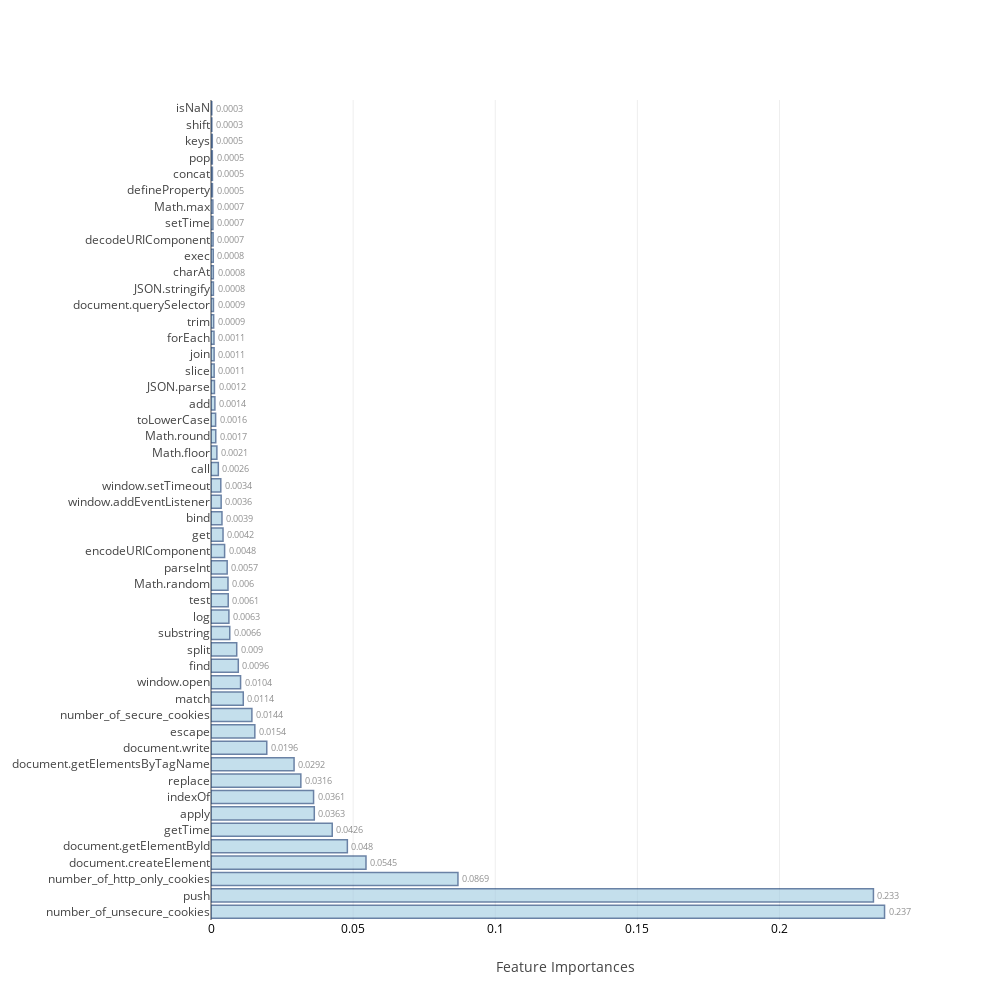
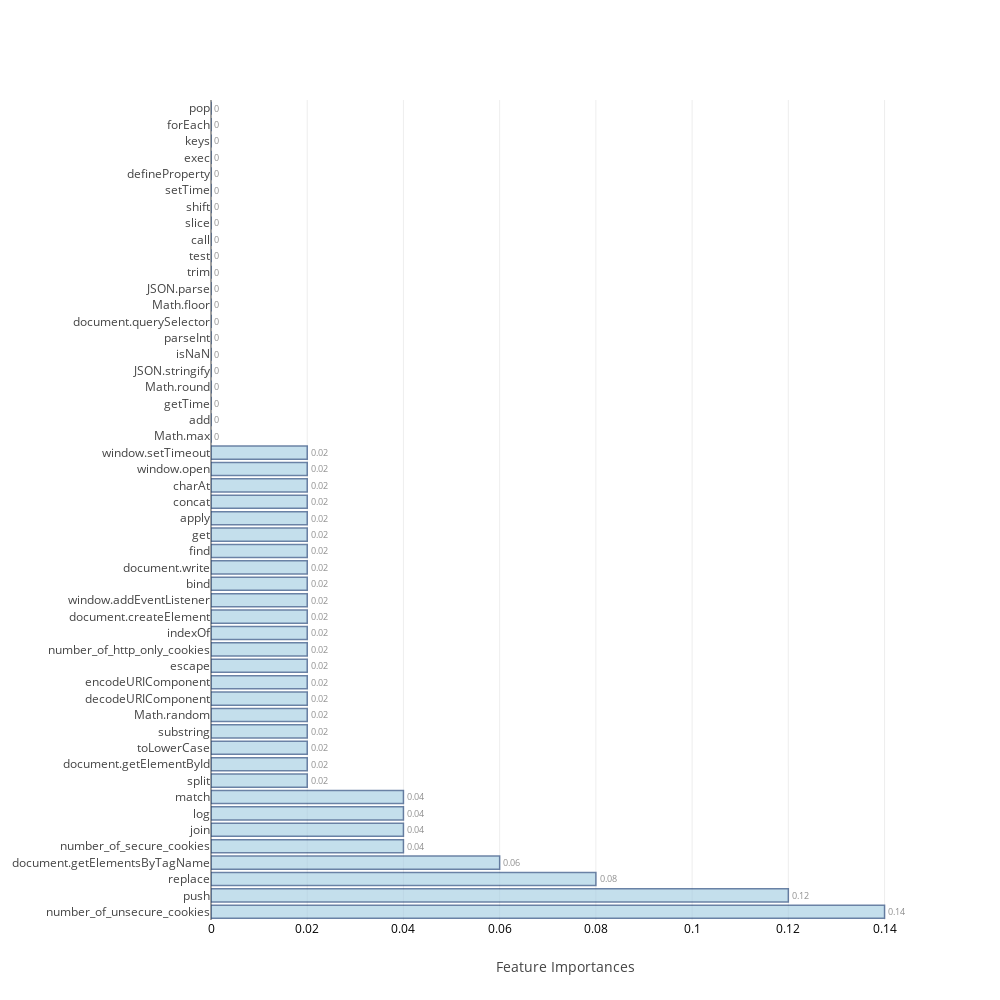
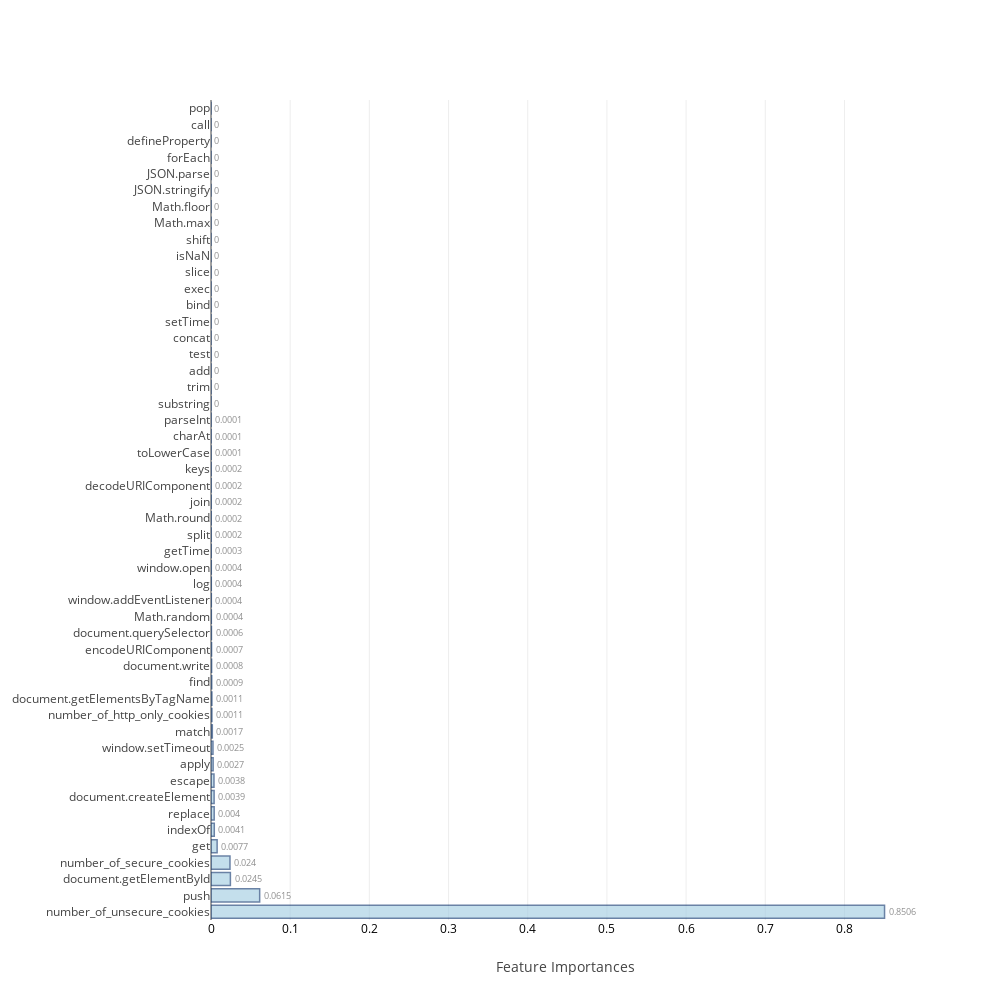
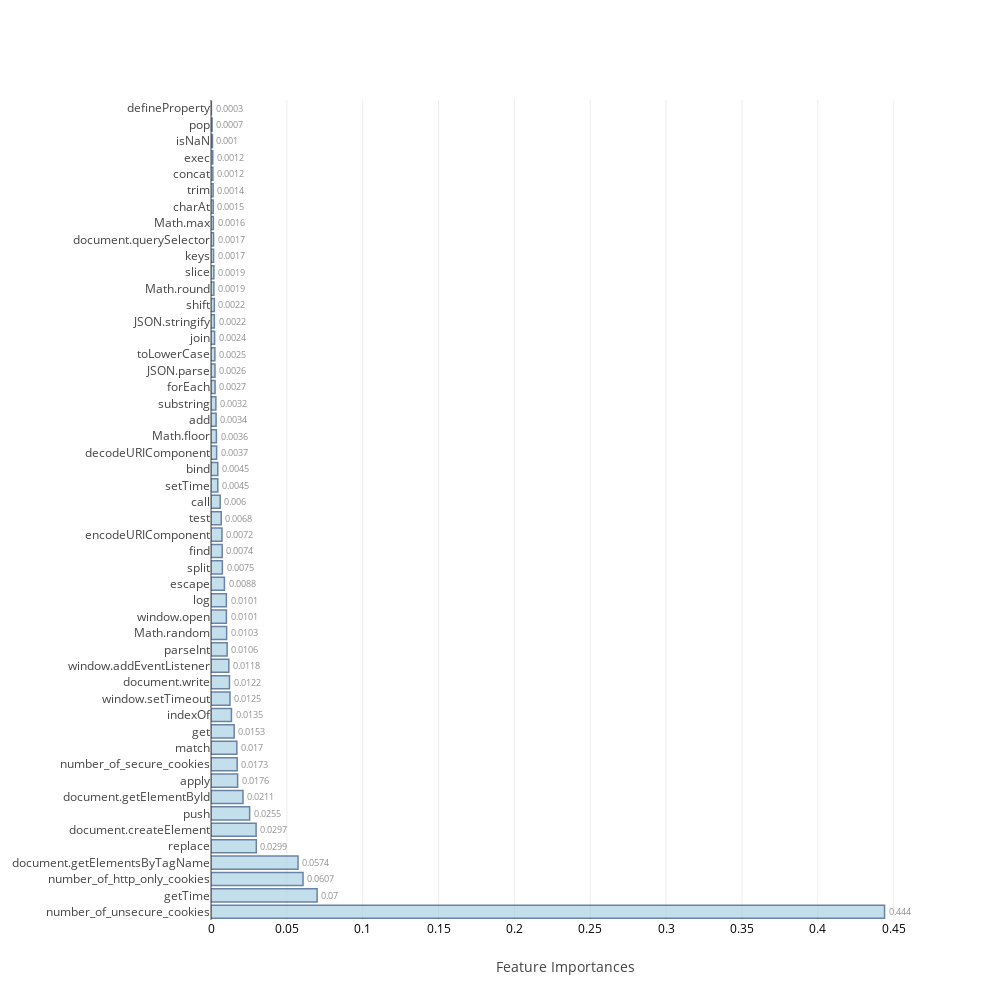

Notebook code cell kept with these figures, in order:
### Code cell
feat_imp=[None]*4
j=0
for i in range(0,8):
    if i>=2 and i<=5:
        model,cm_train,cm_test,acc_train,acc_test,roc_auc,feat_imp[j]=f[i](X_train,Y_train,X_test,Y_test,columns)
        j=j+1
    else:
        model,cm_train,cm_test,acc_train,acc_test,roc_auc=f[i](X_train,Y_train,X_test,Y_test)
    table_80_50_train.loc[i]=   ([acc_train,cm_train.TP,cm_train.TN,cm_train.FP,cm_train.FN,cm_train.FPR,cm_train.FNR])
    table_80_50_test.loc[i] =   ([acc_test ,cm_test.TP, cm_test.TN, cm_test.FP, cm_test.FN, cm_test.FPR, cm_test.FNR,roc_auc])
    print("\n")

### Figure 1 — Plotly figure (JSON) as saved in the notebook; plotly's stock layout.template omitted (floating-point values rounded to 4 significant figures)
{"data": [{"marker": {"color": "rgb(158,202,225)", "line": {"color": "rgb(8,48,107)", "width": 1.5}}, "opacity": 0.6, "orientation": "h", "text": [0.237, 0.233, 0.0869, 0.0545, 0.048, 0.0426, 0.0363, 0.0361, 0.0316, 0.0292, 0.0196, 0.0154, 0.0144, 0.0114, 0.0104, 0.0096, 0.009, 0.0066, 0.0063, 0.0061, 0.006, 0.0057, 0.0048, 0.0042, 0.0039, 0.0036, 0.0034, 0.0026, 0.0021, 0.0017, 0.0016, 0.0014, 0.0012, 0.0012, 0.0011, 0.0011, 0.0011, 0.0009, 0.0009, 0.0008, 0.0008, 0.0008, 0.0007, 0.0007, 0.0007, 0.0005, 0.0005, 0.0005, 0.0005, 0.0005, 0.0003, 0.0003], "textposition": "outside", "type": "bar", "uid": "e4fbaeaa-2a80-4bb4-91d0-bf9a53ff562c", "x": [0.237, 0.233, 0.08688, 0.05453, 0.04797, 0.04265, 0.03634, 0.03608, 0.03161, 0.02922, 0.01962, 0.01542, 0.01438, 0.01135, 0.01041, 0.009599, 0.009049, 0.0066, 0.006297, 0.006054, 0.005977, 0.005687, 0.004787, 0.004231, 0.00386, 0.003574, 0.003445, 0.002574, 0.002064, 0.001671, 0.001624, 0.001367, 0.001226, 0.001213, 0.001112, 0.001097, 0.001054, 0.0009399, 0.000862, 0.0008481, 0.0008244, 0.0007936, 0.0007318, 0.0006831, 0.0006587, 0.0005143, 0.000508, 0.0005007, 0.0004724, 0.0004566, 0.0003033, 0.000287], "y": ["number_of_unsecure_cookies", "push", "number_of_http_only_cookies", "document.createElement", "document.getElementById", "getTime", "apply", "indexOf", "replace", "document.getElementsByTagName", "document.write", "escape", "number_of_secure_cookies", "match", "window.open", "find", "split", "substring", "log", "test", "Math.random", "parseInt", "encodeURIComponent", "get", "bind", "window.addEventListener", "window.setTimeout", "call", "Math.floor", "Math.round", "toLowerCase", "add", "toString", "JSON.parse", "slice", "join", "forEach", "trim", "document.querySelector", "JSON.stringify", "charAt", "exec", "decodeURIComponent", "setTime", "Math.max", "defineProperty", "concat", "hasOwnProperty", "pop", "keys", "shift", "isNaN"]}], "layout": {"autosize": false, "height": 1000, "width": 1000, "xaxis": {"tickfont": {"color": "black", "size": 12}, "title": "Feature Importances"}, "yaxis": {"automargin": true}}}

### Figure 2 — Plotly figure (JSON) as saved in the notebook; plotly's stock layout.template omitted (floating-point values rounded to 4 significant figures)
{"data": [{"marker": {"color": "rgb(158,202,225)", "line": {"color": "rgb(8,48,107)", "width": 1.5}}, "opacity": 0.6, "orientation": "h", "text": [0.14, 0.12, 0.08, 0.06, 0.04, 0.04, 0.04, 0.04, 0.02, 0.02, 0.02, 0.02, 0.02, 0.02, 0.02, 0.02, 0.02, 0.02, 0.02, 0.02, 0.02, 0.02, 0.02, 0.02, 0.02, 0.02, 0.02, 0.02, 0.02, 0.02, 0, 0, 0, 0, 0, 0, 0, 0, 0, 0, 0, 0, 0, 0, 0, 0, 0, 0, 0, 0, 0, 0], "textposition": "outside", "type": "bar", "uid": "a85910ea-67b6-4f84-ade9-f694c9d963bc", "x": [0.14, 0.12, 0.08, 0.06, 0.04, 0.04, 0.04, 0.04, 0.02, 0.02, 0.02, 0.02, 0.02, 0.02, 0.02, 0.02, 0.02, 0.02, 0.02, 0.02, 0.02, 0.02, 0.02, 0.02, 0.02, 0.02, 0.02, 0.02, 0.02, 0.02, 0, 0, 0, 0, 0, 0, 0, 0, 0, 0, 0, 0, 0, 0, 0, 0, 0, 0, 0, 0, 0, 0], "y": ["number_of_unsecure_cookies", "push", "replace", "document.getElementsByTagName", "number_of_secure_cookies", "join", "log", "match", "split", "document.getElementById", "toLowerCase", "substring", "hasOwnProperty", "Math.random", "decodeURIComponent", "encodeURIComponent", "escape", "number_of_http_only_cookies", "indexOf", "document.createElement", "window.addEventListener", "bind", "document.write", "find", "get", "apply", "concat", "charAt", "window.open", "window.setTimeout", "Math.max", "add", "getTime", "Math.round", "JSON.stringify", "isNaN", "parseInt", "document.querySelector", "Math.floor", "toString", "JSON.parse", "trim", "test", "call", "slice", "shift", "setTime", "defineProperty", "exec", "keys", "forEach", "pop"]}], "layout": {"autosize": false, "height": 1000, "width": 1000, "xaxis": {"tickfont": {"color": "black", "size": 12}, "title": "Feature Importances"}, "yaxis": {"automargin": true}}}

### Figure 3 — Plotly figure (JSON) as saved in the notebook; plotly's stock layout.template omitted (floating-point values rounded to 4 significant figures)
{"data": [{"marker": {"color": "rgb(158,202,225)", "line": {"color": "rgb(8,48,107)", "width": 1.5}}, "opacity": 0.6, "orientation": "h", "text": [0.8506, 0.0615, 0.0245, 0.024, 0.0077, 0.0041, 0.004, 0.0039, 0.0038, 0.0027, 0.0025, 0.0017, 0.0011, 0.0011, 0.0009, 0.0008, 0.0007, 0.0006, 0.0004, 0.0004, 0.0004, 0.0004, 0.0003, 0.0002, 0.0002, 0.0002, 0.0002, 0.0002, 0.0002, 0.0002, 0.0001, 0.0001, 0.0001, 0, 0, 0, 0, 0, 0, 0, 0, 0, 0, 0, 0, 0, 0, 0, 0, 0, 0, 0], "textposition": "outside", "type": "bar", "uid": "3bb486df-a08e-417c-8810-b46aa6386250", "x": [0.8506, 0.06146, 0.02449, 0.02397, 0.007732, 0.004136, 0.004032, 0.003924, 0.003768, 0.00269, 0.002493, 0.001666, 0.001141, 0.001139, 0.0009214, 0.0007803, 0.0007044, 0.0005523, 0.0004335, 0.0004068, 0.0003832, 0.0003656, 0.0002527, 0.0002195, 0.0002168, 0.0002128, 0.0002119, 0.0002068, 0.0001735, 0.0001671, 0.0001292, 0.0001065, 9.053e-05, 4.164e-05, 4.006e-05, 3.651e-05, 2.516e-05, 1.79e-05, 1.529e-05, 1.051e-05, 8.745e-06, 6.171e-06, 0, 0, 0, 0, 0, 0, 0, 0, 0, 0], "y": ["number_of_unsecure_cookies", "push", "document.getElementById", "number_of_secure_cookies", "get", "indexOf", "replace", "document.createElement", "escape", "apply", "window.setTimeout", "match", "number_of_http_only_cookies", "document.getElementsByTagName", "find", "document.write", "encodeURIComponent", "document.querySelector", "Math.random", "window.addEventListener", "log", "window.open", "getTime", "toString", "split", "Math.round", "join", "hasOwnProperty", "decodeURIComponent", "keys", "toLowerCase", "charAt", "parseInt", "substring", "trim", "add", "test", "concat", "setTime", "bind", "exec", "slice", "isNaN", "shift", "Math.max", "Math.floor", "JSON.stringify", "JSON.parse", "forEach", "defineProperty", "call", "pop"]}], "layout": {"autosize": false, "height": 1000, "width": 1000, "xaxis": {"tickfont": {"color": "black", "size": 12}, "title": "Feature Importances"}, "yaxis": {"automargin": true}}}

### Figure 4 — Plotly figure (JSON) as saved in the notebook; plotly's stock layout.template omitted (floating-point values rounded to 4 significant figures)
{"data": [{"marker": {"color": "rgb(158,202,225)", "line": {"color": "rgb(8,48,107)", "width": 1.5}}, "opacity": 0.6, "orientation": "h", "text": [0.444, 0.07, 0.0607, 0.0574, 0.0299, 0.0297, 0.0255, 0.0211, 0.0176, 0.0173, 0.017, 0.0153, 0.0135, 0.0125, 0.0122, 0.0118, 0.0106, 0.0103, 0.0101, 0.0101, 0.0088, 0.0075, 0.0074, 0.0072, 0.0068, 0.006, 0.0045, 0.0045, 0.0037, 0.0036, 0.0035, 0.0034, 0.0032, 0.0031, 0.0027, 0.0026, 0.0025, 0.0024, 0.0022, 0.0022, 0.0019, 0.0019, 0.0017, 0.0017, 0.0016, 0.0015, 0.0014, 0.0012, 0.0012, 0.001, 0.0007, 0.0003], "textposition": "outside", "type": "bar", "uid": "9caa8198-e6d4-4d69-9e42-4bc494f45d79", "x": [0.444, 0.06996, 0.06066, 0.05737, 0.02986, 0.02974, 0.02547, 0.02109, 0.01755, 0.01726, 0.01704, 0.01527, 0.01347, 0.0125, 0.01218, 0.01176, 0.01064, 0.0103, 0.01015, 0.01013, 0.008849, 0.007497, 0.007374, 0.007216, 0.006758, 0.006048, 0.004479, 0.004455, 0.003702, 0.003564, 0.003456, 0.003367, 0.003208, 0.003102, 0.002683, 0.002603, 0.002547, 0.002383, 0.002215, 0.002194, 0.001908, 0.001892, 0.001689, 0.001666, 0.001554, 0.001451, 0.001391, 0.001235, 0.001163, 0.000983, 0.0007133, 0.0002853], "y": ["number_of_unsecure_cookies", "getTime", "number_of_http_only_cookies", "document.getElementsByTagName", "replace", "document.createElement", "push", "document.getElementById", "apply", "number_of_secure_cookies", "match", "get", "indexOf", "window.setTimeout", "document.write", "window.addEventListener", "parseInt", "Math.random", "window.open", "log", "escape", "split", "find", "encodeURIComponent", "test", "call", "setTime", "bind", "decodeURIComponent", "Math.floor", "hasOwnProperty", "add", "substring", "toString", "forEach", "JSON.parse", "toLowerCase", "join", "JSON.stringify", "shift", "Math.round", "slice", "keys", "document.querySelector", "Math.max", "charAt", "trim", "concat", "exec", "isNaN", "pop", "defineProperty"]}], "layout": {"autosize": false, "height": 1000, "width": 1000, "xaxis": {"tickfont": {"color": "black", "size": 12}, "title": "Feature Importances"}, "yaxis": {"automargin": true}}}
